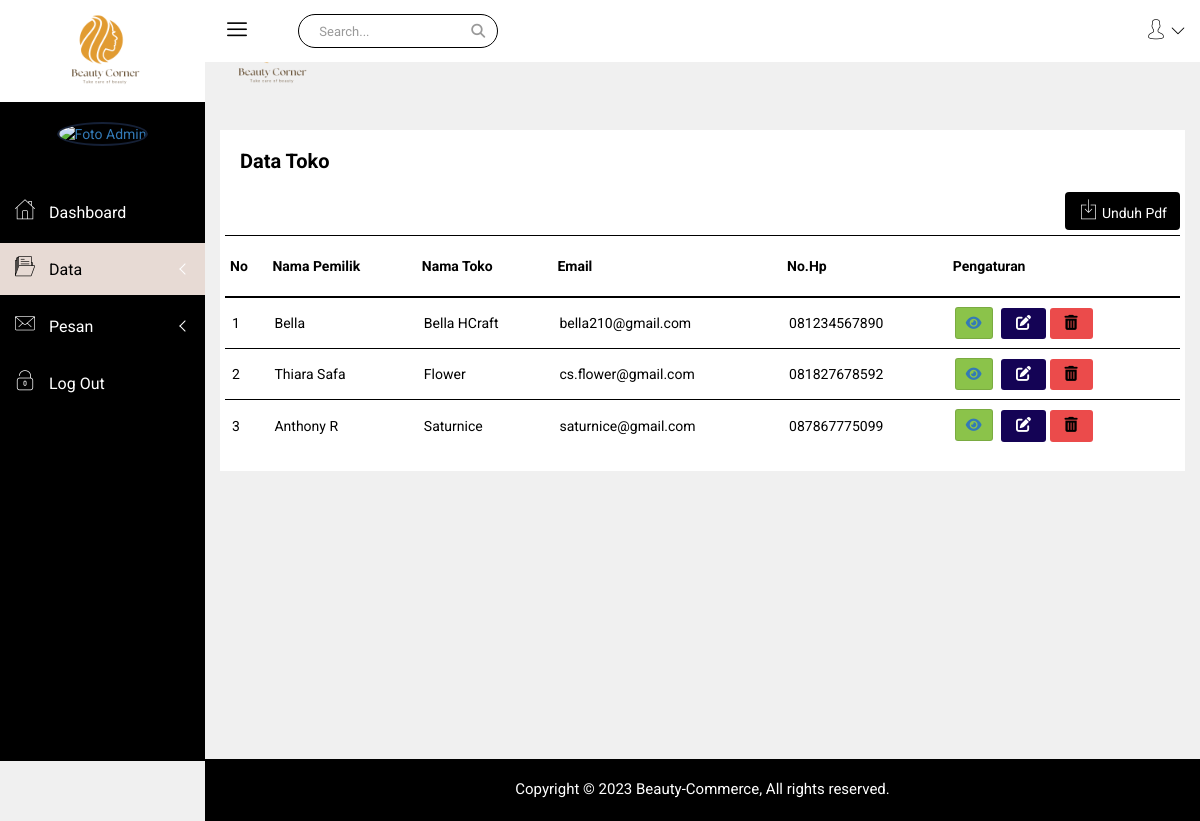
The app's page /admin/datatoko.php with its own data.
### tables this page shows
CREATE TABLE `toko` (
  `toko_id` int(11) NOT NULL,
  `toko_pemilik` varchar(60) NOT NULL,
  `toko_username` varchar(15) NOT NULL,
  `toko_nama` varchar(60) NOT NULL,
  `toko_hp` varchar(25) NOT NULL,
  `toko_email` varchar(50) NOT NULL,
  `toko_pemilik_alamat` varchar(100) NOT NULL,
  `toko_alamat` varchar(100) NOT NULL,
  `toko_foto` varchar(100) NOT NULL,
  `toko_pass` varchar(100) NOT NULL
);

### koneksi.php (called while the page is built, shortened)
<?php
class Koneksi
{
    private $konek;
    private $host = "localhost";
    private $user = "root";
    private $pass = "";
    private $db = "beauty_commerce";
    private function sambung()
    {
        try {
            $this->konek = new PDO("mysql:host=" . $this->host . ";dbname=" . $this->db . ";charset=utf8mb4", $this->user, $this->pass);
            $this->konek->setAttribute(PDO::ATTR_ERRMODE, PDO::ERRMODE_EXCEPTION);
            $this->konek->setAttribute(PDO::ATTR_EMULATE_PREPARES, true);
            return $this->konek;
        } catch (PDOException $ex) {
            return NULL;
        }
    }
    public function kueri($sql)
    {
        $hasil = $this->konek->prepare($sql);
        $hasil->execute();
        return $hasil;
    }
    public function hasil_data($arg)
    {
        return $arg->fetch(PDO::FETCH_ASSOC);
    }
    public function jumlah_data($arg)
    {
        return $arg->rowCount();
    }
}

### admin/datatoko.php (the view, shortened to what this page needs)
<?php
require_once '../koneksi.php';
$kon = new Koneksi();
$idadmin = @$_SESSION['admin_id'];
?>
<!doctype html>
<html class="no-js" lang="en">
<head>
    <link rel="stylesheet" href="../penjual/css/bootstrap.min.css">
    <link rel="stylesheet" href="../penjual/css/font-awesome.min.css">
    <link rel="stylesheet" href="https://cdnjs.cloudflare.com/ajax/libs/font-awesome/6.3.0/css/all.min.css">
    <link rel="stylesheet" href="../penjual/css/nalika-icon.css">
    <link rel="stylesheet" href="../penjual/css/owl.carousel.css">
    <link rel="stylesheet" href="../penjual/css/owl.theme.css">
    <link rel="stylesheet" href="../penjual/css/owl.transitions.css">
    <link rel="stylesheet" href="../penjual/css/animate.css">
    <link rel="stylesheet" href="../penjual/css/normalize.css">
    <link rel="stylesheet" href="../penjual/css/meanmenu.min.css">
    <link rel="stylesheet" href="../penjual/css/main.css">
    <link rel="stylesheet" href="../penjual/css/morrisjs/morris.css">
    <link rel="stylesheet" href="../penjual/css/scrollbar/jquery.mCustomScrollbar.min.css">
    <link rel="stylesheet" href="../penjual/css/metisMenu/metisMenu.min.css">
    <link rel="stylesheet" href="../penjual/css/metisMenu/metisMenu-vertical.css">
    <link rel="stylesheet" href="../penjual/css/calendar/fullcalendar.min.css">
    <link rel="stylesheet" href="../penjual/css/calendar/fullcalendar.print.min.css">
    <link rel="stylesheet" href="../penjual/style.css">
    <link rel="stylesheet" href="../penjual/css/responsive.css">
</head>
<body>
    <div class="left-sidebar-pro">
        <nav id="sidebar" class="">
            <div class="sidebar-header">
                <a href="index.php"><img class="main-logo" src="img/logo/logo.png" alt="" style="width: 100px;" /></a>
            </div>
            <div class="nalika-profile">
                <?php
                $que = $kon->kueri("SELECT * FROM admin WHERE admin_id = '$idadmin'");
                $hasil = $kon->hasil_data($que);
                ?>
                <div class="profile-dtl">
                    <a href="#"><img src="<?= $hasil['admin_foto']; ?>" alt="Foto Admin" /></a>
                </div>
            </div>
            <div class="left-custom-menu-adp-wrap comment-scrollbar">
                <nav class="sidebar-nav left-sidebar-menu-pro">
                    <ul class="metismenu" id="menu1">
                        <li>
                            <a href="index.php">
                                <i class="icon nalika-home icon-wrap"></i>
                                <span class="mini-click-non">Dashboard</span>
                            </a>
                        </li>
                        <li>
                            <a class="has-arrow" href="#" aria-expanded="false" class="active" style="background-color: #E7DAD4;"><i class="icon nalika-folder icon-wrap" style=" color: #000000;"></i> <span class="mini-click-non" style=" color: #000000;">Data</span></a>
                        </li>
                        <li>
                            <a class="has-arrow" href="#" aria-expanded="false"><i class="icon nalika-mail icon-wrap"></i> <span class="mini-click-non">Pesan</span></a>
                        </li>
                        <li><a href="../logout.php"><i class="icon nalika-unlocked icon-wrap"></i><span class="mini-click-non"> Log Out</span></a>
                    </ul>
                </nav>
            </div>
        </nav>
    </div>
    <div class="all-content-wrapper">
        <div class="container-fluid">
            <div class="row">
                <div class="col-lg-12 col-md-12 col-sm-12 col-xs-12">
                    <div class="logo-pro">
                        <a href="index.php"><img class="main-logo" src="img/logo/logo.png" alt="" style="width: 100px;" /></a>
                    </div>
                </div>
            </div>
        </div>
        <div class="header-advance-area">
            <div class="header-top-area">
                <div class="container-fluid">
                    <div class="row">
                        <div class="col-lg-12 col-md-12 col-sm-12 col-xs-12">
                            <div class="header-top-wraper">
                                <div class="row">
                                    <div class="col-lg-1 col-md-0 col-sm-1 col-xs-12">
                                        <div class="menu-switcher-pro">
                                            <button type="button" id="sidebarCollapse" class="btn bar-button-pro header-drl-controller-btn btn-info navbar-btn">
                                                <i class="icon nalika-menu-task"></i>
                                            </button>
                                        </div>
                                    </div>
                                    <div class="col-lg-6 col-md-7 col-sm-6 col-xs-12">
                                        <div class="header-top-menu tabl-d-n hd-search-rp">
                                            <div class="breadcome-heading">
                                                <form role="search" class="">
                                                    <input type="text" placeholder="Search..." class="form-control">
                                                    <a href=""><i class="fa fa-search"></i></a>
                                                </form>
                                            </div>
                                        </div>
                                    </div>
                                    <div class="col-lg-5 col-md-5 col-sm-12 col-xs-12">
                                        <div class="header-right-info">
                                            <ul class="nav navbar-nav mai-top-nav header-right-menu">
                                                <li class="nav-item">
                                                    <a href="#" data-toggle="dropdown" role="button" aria-expanded="false" class="nav-link dropdown-toggle">
                                                        <i class="icon nalika-user"></i>
                                                        <i class="icon nalika-down-arrow nalika-angle-dw"></i>
                                                    </a>
                                                </li>
                                            </ul>
                                        </div>
                                    </div>
                                </div>
                            </div>
                        </div>
                    </div>
                </div>
            </div>
        </div>
        <div class="product-status mg-b-30">
            <div class="container-fluid">
                <div class="row">
                    <div class="col-lg-12 col-md-12 col-sm-12 col-xs-12">
                        <div class="product-status-wrap" style="margin-top: 30px;">
                            <div class="row">
                                <h4 style="margin-left: 15px;">Data Toko</h4>
                                <div class="breadcomb-report">
                                    <a href="laporan/laporandatatoko.php"><button data-toggle="tooltip" title="Download Report" class="btn" style="color: white;"><i class="icon nalika-download"></i> Unduh Pdf</button></a>
                                </div>
                                <table>
                                    <tr>
                                        <th>No</th>
                                        <th>Nama Pemilik</th>
                                        <th>Nama Toko</th>
                                        <th>Email</th>
                                        <th>No.Hp</th>
                                        <th colspan="3">Pengaturan</th>
                                    </tr>
                                    <tr>
                                        <?php
                                        $que = $kon->kueri("SELECT * FROM toko");
                                        $no = 1;
                                        $jumlah = $kon->jumlah_data($que);
                                        if ($jumlah == 0) {
                                            echo "<tr><td colspan=8>Data Kosong...</td></tr>";
                                        } else {
                                            while ($data = $kon->hasil_data($que)) {
                                                echo "<tr>";
                                                echo "<td>$no</td>";
                                                echo "<td>$data[toko_pemilik]</td>";
                                                echo "<td>$data[toko_nama]</td>";
                                                echo "<td>$data[toko_email]</td>";
                                                echo "<td>$data[toko_hp]</td>";
                                                echo "<td><a href='datatoko_detail.php?id=$data[toko_id]'><button data-toggle='tooltip' title='Detail' class='pd-setting-ed'><i class='fa fa-light fa-eye'></i></button></a>
                                                            <a href='datatoko_edit.php?id=$data[toko_id]'><button data-toggle='tooltip' title='Edit' class='pt-setting'><i class='fa fa-pencil-square-o' aria-hidden='true'></i></button></a>
                                                            <a href='#' onclick=\"javascript: if(confirm('Apakah toko dengan nama " . addslashes($data['toko_nama']) . " mau dihapus?')==true)
                                                            {window.location.href='datatoko_proses.php?aksi=hapus&tid=$data[toko_id]'; } \"><button data-toggle='tooltip' title='Hapus' class='ds-setting'><i class='fa fa-trash-o' aria-hidden='true'></i></button></a>
                                                        </td>";
                                                echo "</tr>";
                                                $no++;
                                            }
                                        }
                                        ?>
                                    </tr>
                                </table>
                            </div>
                        </div>
                    </div>
                </div>
            </div>
        </div>
        <div class="footer-copyright-area">
            <div class="container-fluid">
                <div class="row">
                    <div class="col-lg-12">
                        <div class="footer-copy-right">
                            <p>Copyright © 2023 Beauty-Commerce, All rights reserved.</p>
                        </div>
                    </div>
                </div>
            </div>
        </div>
    </div>
</body>
</html>

### penjual/css/main.css (style rules this page uses)
html { color: #222; font-size: 1em; line-height: 1.4; }
audio, canvas, iframe, img, svg, video { vertical-align: middle; }

### penjual/css/metisMenu/metisMenu-vertical.css (style rules this page uses)
.sidebar-nav { background: #fff; }
.sidebar-nav ul { padding: 0; margin: 0; list-style: none; background: #000000; }
.sidebar-nav .metismenu { background: #000000; display: -webkit-box; display: -ms-flexbox; display: flex; -webkit-box-orient: vertical; -webkit-box-direction: normal; -ms-flex-direction: column; flex-direction: column; }
.sidebar-nav .metismenu li + li { margin-top: 5px; }
.sidebar-nav .metismenu li:first-child { margin-top: 5px; }
.sidebar-nav .metismenu li:last-child { margin-bottom: 5px; }
.sidebar-nav .metismenu > li { display: -webkit-box; display: -ms-flexbox; display: flex; -webkit-box-orient: vertical; -webkit-box-direction: normal; -ms-flex-direction: column; flex-direction: column; position: relative; }
.sidebar-nav .metismenu a { position: relative; display: block; padding: 13px 15px; color: #fff; outline-width: 0; transition: all .3s ease-out; font-size:16px; }
.sidebar-nav .metismenu li .icon-wrap { margin-right:10px; font-size:20px; }

### records on screen
toko: toko_pemilik "Bella", toko_nama "Bella HCraft", toko_email "bella210@gmail.com", toko_hp "081234567890"
toko: toko_pemilik "Thiara Safa", toko_nama "Flower", toko_email "cs.flower@gmail.com", toko_hp "081827678592"
toko: toko_pemilik "Anthony R", toko_nama "Saturnice", toko_email "saturnice@gmail.com", toko_hp "087867775099"
